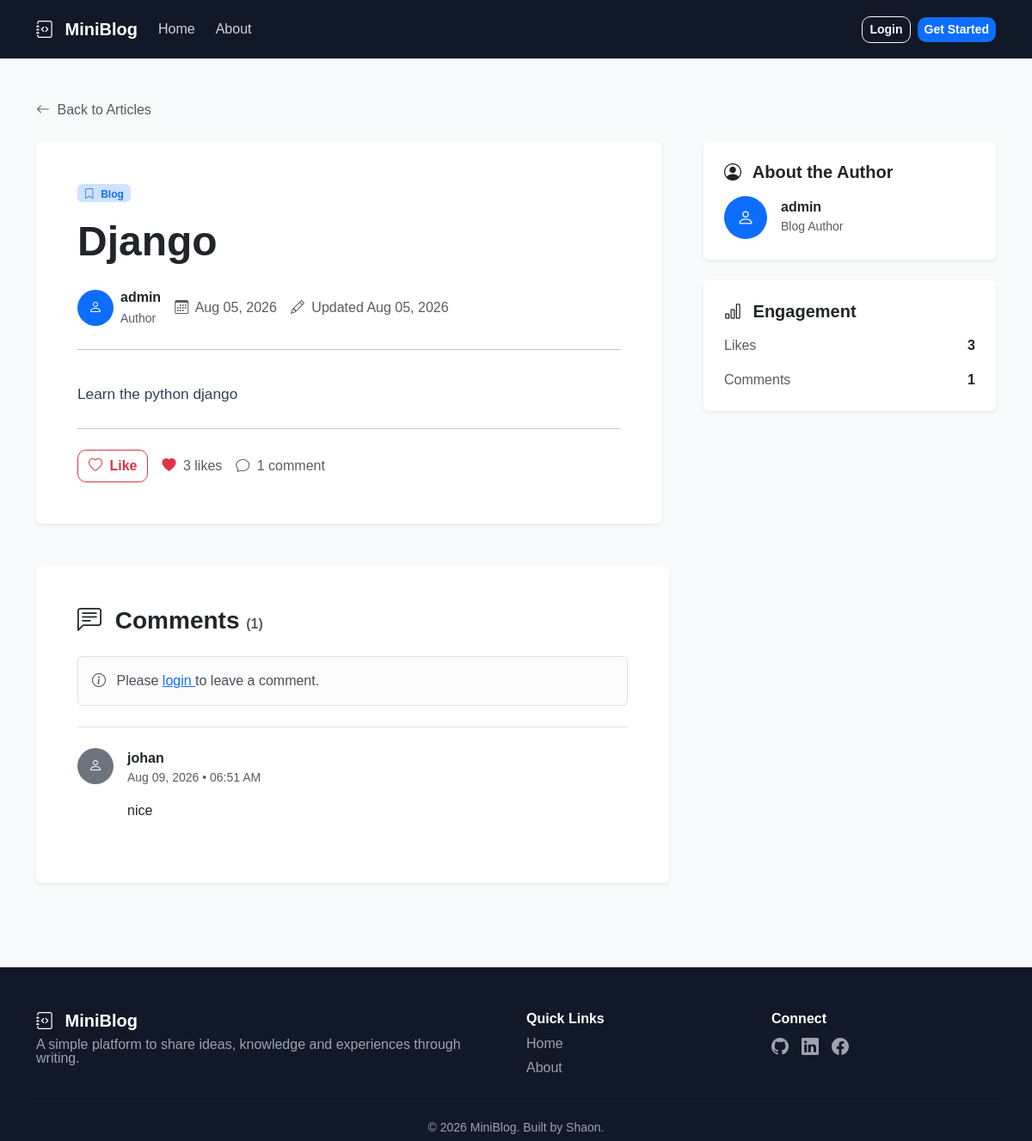
The app's page /post/1/ with its own data.
### blog/models.py (models this page shows, shortened)
class Post(models.Model):
    title = models.CharField(max_length=200)
    content = models.TextField()
    author = models.ForeignKey(
        User,
        on_delete=models.CASCADE
    )
    description = models.TextField(blank=True, null=True)
    created_at = models.DateTimeField(auto_now_add=True)
    updated_at = models.DateTimeField(auto_now=True)

class Comment(models.Model):
    post = models.ForeignKey(
        Post,
        on_delete=models.CASCADE,
        related_name='comments'
    )
    author = models.ForeignKey(
        User,
        on_delete=models.CASCADE
    )
    content = models.TextField()
    created_at = models.DateTimeField(auto_now_add=True)
    class Meta:
        ordering = ['-created_at']

### blog/views.py (the view)
# urls.py: path("post/<int:id>/", views.post_detail, name="post_detail"),
def post_detail(request, id):
    post = get_object_or_404(Post, id=id)
    user_liked = False
    if request.user.is_authenticated:
        user_liked = Like.objects.filter(
            post=post,
            user=request.user
        ).exists()
    comment_form = CommentForm()
    return render(
        request,
        "blog/post_detail.html",
        {
            "post": post,
            "user_liked": user_liked,
            "comment_form": comment_form,
        }
    )

### blog/templates/blog/post_detail.html (shortened to what this page needs)
{% extends 'blog/base.html' %}
{% block content %}
<div class="container py-5">
    <div class="mb-4">
        <a
            href="{% url 'home' %}"
            class="text-decoration-none text-muted"
        >
            <i class="bi bi-arrow-left me-1"></i>
            Back to Articles
        </a>
    </div>
    <div class="row g-5">
        <div class="col-lg-8">
            <article class="card border-0 shadow-sm">
                <div class="card-body p-4 p-md-5">
                    <div class="mb-3">
                        <span class="badge bg-primary-subtle text-primary">
                            <i class="bi bi-bookmark me-1"></i>
                            Blog
                        </span>
                    </div>
                    <h1 class="display-5 fw-bold mb-4">
                        {{ post.title }}
                    </h1>
                    <div class="d-flex flex-wrap align-items-center gap-3 mb-4">
                        <div class="d-flex align-items-center">
                            <div
                                class="rounded-circle bg-primary text-white d-flex align-items-center justify-content-center me-2"
                                style="width: 42px; height: 42px;"
                            >
                                <i class="bi bi-person"></i>
                            </div>
                            <div>
                                <div class="fw-semibold">
                                    {{ post.author.username }}
                                </div>
                                <small class="text-muted">
                                    Author
                                </small>
                            </div>
                        </div>
                        <div class="text-muted">
                            <i class="bi bi-calendar3 me-1"></i>
                            {{ post.created_at|date:"M d, Y" }}
                        </div>
                        {% if post.updated_at != post.created_at %}
                            <div class="text-muted">
                                <i class="bi bi-pencil me-1"></i>
                                Updated {{ post.updated_at|date:"M d, Y" }}
                            </div>
                        {% endif %}
                    </div>
                    <hr class="mb-4">
                    <div class="article-content">
                        {{ post.content|linebreaks }}
                    </div>
                    <hr class="my-4">
                    <div class="d-flex flex-wrap justify-content-between align-items-center gap-3">
                        <div class="d-flex align-items-center gap-3">
                            {% if user.is_authenticated %}
                                <form
                                    method="POST"
                                    action="{% url 'like_post' post.id %}"
                                    class="d-inline"
                                >
                                    {% csrf_token %}
                                    <button
                                        type="submit"
                                        class="btn {% if user_liked %}btn-danger{% else %}btn-outline-danger{% endif %}"
                                    >
                                        <i
                                            class="bi {% if user_liked %}bi-heart-fill{% else %}bi-heart{% endif %} me-1"
                                        ></i>
                                        {% if user_liked %}
                                            Unlike
                                        {% else %}
                                            Like
                                        {% endif %}
                                    </button>
                                </form>
                            {% else %}
                                <a
                                    href="{% url 'login' %}?next={{ request.path }}"
                                    class="btn btn-outline-danger"
                                >
                                    <i class="bi bi-heart me-1"></i>
                                    Like
                                </a>
                            {% endif %}
                            <span class="text-muted">
                                <i class="bi bi-heart-fill text-danger me-1"></i>
                                {{ post.likes.count }}
                                {% if post.likes.count == 1 %}
                                    like
                                {% else %}
                                    likes
                                {% endif %}
                            </span>
                            <span class="text-muted">
                                <i class="bi bi-chat me-1"></i>
                                {{ post.comments.count }}
                                {% if post.comments.count == 1 %}
                                    comment
                                {% else %}
                                    comments
                                {% endif %}
                            </span>
                        </div>
                    </div>
                </div>
            </article>
        </div>
        <div class="col-lg-4">
            <div class="card border-0 shadow-sm mb-4">
                <div class="card-body p-4">
                    <h5 class="fw-bold mb-3">
                        <i class="bi bi-person-circle me-2"></i>
                        About the Author
                    </h5>
                    <div class="d-flex align-items-center">
                        <div
                            class="rounded-circle bg-primary text-white d-flex align-items-center justify-content-center me-3"
                            style="width: 50px; height: 50px;"
                        >
                            <i class="bi bi-person fs-5"></i>
                        </div>
                        <div>
                            <h6 class="fw-bold mb-0">
                                {{ post.author.username }}
                            </h6>
                            <small class="text-muted">
                                Blog Author
                            </small>
                        </div>
                    </div>
                </div>
            </div>
            <div class="card border-0 shadow-sm mb-4">
                <div class="card-body p-4">
                    <h5 class="fw-bold mb-3">
                        <i class="bi bi-bar-chart me-2"></i>
                        Engagement
                    </h5>
                    <div class="d-flex justify-content-between mb-3">
                        <span class="text-muted">
                            Likes
                        </span>
                        <strong>
                            {{ post.likes.count }}
                        </strong>
                    </div>
                    <div class="d-flex justify-content-between">
                        <span class="text-muted">
                            Comments
                        </span>
                        <strong>
                            {{ post.comments.count }}
                        </strong>
                    </div>
                </div>
            </div>
        </div>
    </div>
    <div class="row mt-5">
        <div class="col-lg-8">
            <div class="card border-0 shadow-sm">
                <div class="card-body p-4 p-md-5">
                    <h3 class="fw-bold mb-4">
                        <i class="bi bi-chat-left-text me-2"></i>
                        Comments
                        <span class="text-muted fs-6">
                            ({{ post.comments.count }})
                        </span>
                    </h3>
                    {% if user.is_authenticated %}
                        <form
                            method="POST"
                            action="{% url 'add_comment' post.id %}"
                            class="mb-5"
                        >
                            {% csrf_token %}
                            {{ comment_form.content }}
                            <button
                                type="submit"
                                class="btn btn-primary mt-3"
                            >
                                <i class="bi bi-send me-1"></i>
                                Post Comment
                            </button>
                        </form>
                    {% else %}
                        <div class="alert alert-light border mb-4">
                            <i class="bi bi-info-circle me-2"></i>
                            Please
                            <a href="{% url 'login' %}">
                                login
                            </a>
                            to leave a comment.
                        </div>
                    {% endif %}
                    {% for comment in post.comments.all %}
                        <div class="border-top pt-4 mb-4">
                            <div class="d-flex">
                                <div
                                    class="rounded-circle bg-secondary text-white d-flex align-items-center justify-content-center me-3"
                                    style="width: 42px; height: 42px;"
                                >
                                    <i class="bi bi-person"></i>
                                </div>
                                <div class="flex-grow-1">
                                    <div class="d-flex justify-content-between">
                                        <div>
                                            <strong>
                                                {{ comment.author.username }}
                                            </strong>
                                            <div class="small text-muted">
                                                {{ comment.created_at|date:"M d, Y • h:i A" }}
                                            </div>
                                        </div>
                                    </div>
                                    <p class="mt-3 mb-0">
                                        {{ comment.content|linebreaksbr }}
                                    </p>
                                </div>
                            </div>
                        </div>
                    {% endfor %}
                </div>
            </div>
        </div>
    </div>
</div>
{% endblock %}

### blog/static/blog/css/style.css (style rules this page uses)
body { background: #f8fafc; color: #111827; font-family: Arial, sans-serif; }
.btn { border-radius: 10px; font-weight: 800; }
.article-content { font-size: 1.08rem; line-height: 1.9; color: #334155; margin-top: 35px; }

### records on screen
Post: title "Django", author.username "admin", created_at "Aug 05, 2026", updated_at "Aug 05, 2026", content "Learn the python django", likes.count "3", comments.count "1"
Comment: author.username "johan", created_at "Aug 09, 2026 • 06:51 AM", content "nice"
